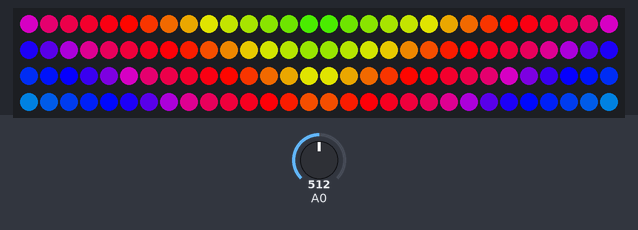
The sketch below on a simulated Arduino Uno, built with avr-gcc and run on an emulated ATmega328P. On the bench: 120 RGB LEDs in strip order, left to right, continuing on the next row. Inputs (shaded band) come from the test bench; at power-on: A0 = 512. Colours are those a GRB WS2812 strip shows for the declared byte order.

Above: at 1.2 s.
1.3 s: A0 set to 1023
At 2.01 s:
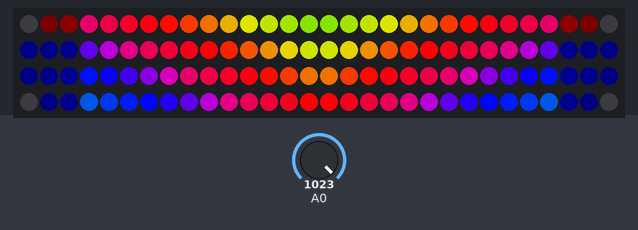
3.6 s: A0 set to 716
5.3 s: A0 set to 900
At 5.85 s:
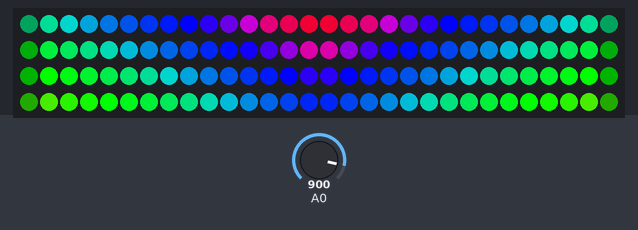
7.7 s: A0 set to 1023
At 8.15 s:
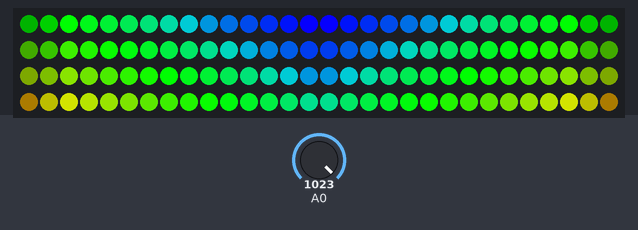
10.1 s: A0 set to 511
At 11.0 s:
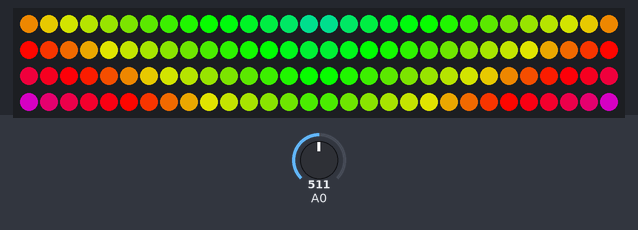
11.8 s: A0 set to 900
At 12.25 s:
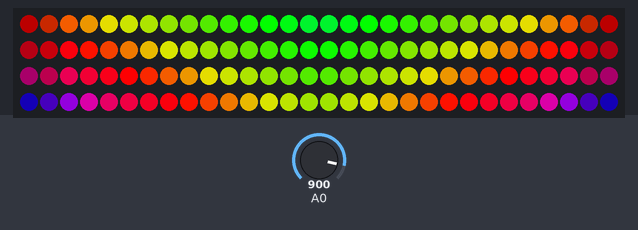

Measured:
- after the input at 10.1 s, the LEDs: first change after 0.06 s (image 4 shows a later state)

The sketch:

main.ino
```cpp
#include <Arduino.h>
#include <FastLED.h>

#define LED_PIN 12
#define NUM_LEDS 120
#define LEDS_PER_STRIP 30
#define FADE_AMOUNT 10

#define BASELINE 1500.0
#define ROLLING_WINDOW 500

double volAvg = 0;
double volRightAvg = 0;
double smoothVol = 0;
double smoothVolRight = 0;
float maxVol = 0;
float minVol = 4096;

float bias = 1447.0;
float maxPossibleVol = log(bias / 100.0);


float minAvgVol = log(bias) / 10.0;

unsigned long lastRead = 0;
unsigned int count = 0;

unsigned int sampleTime = 1;

CRGB leds[NUM_LEDS];

double approxRollingAverage (double avg, double newSample, int samples) {
    avg -= avg / samples;
    avg += newSample / samples;
    return avg;
}

float approxRollingMax (double currentMax, double avg, double newSample, int samples) {
    float decendedMax = lerp(currentMax, avg, 1.0/samples);
    return max(max(decendedMax, newSample), bias / 20);
}

float approxRollingMin (double currentMin, double avg, double newSample, int samples) {
    float ascendedMin = lerp(currentMin, avg, 1.0/samples);
    return min(ascendedMin, newSample);
}

double map(double x, double inMin, double inMax, double outMin, double outMax) {
    return (x - inMin) * (outMax - outMin) / (inMax - inMin) + outMin;
}

void setup() {
    FastLED.addLeds<WS2812B, LED_PIN>(leds, NUM_LEDS);
    Serial.begin(9600);
}

void allWhite() {
    for (int i = 0; i < NUM_LEDS; i++) {
        leds[i] = CRGB(255, 255, 255);
    }

}

void fadeLed(int index, double fade) {
    leds[index] = CRGB(
            leds[index].r / fade,
            leds[index].g / fade,
            leds[index].b / fade
        );
}

int getValue(int i) {
  return max(leds[i].r, max(leds[i].b, leds[i].g));
}

void clearLeds() {
    for (int i = 0; i < NUM_LEDS; i++) {
        leds[i] = CRGB(0, 0, 0);
    }
}

double lerp(double start, double end, double amt){
  return (1 - amt) * start + amt * end;
}

void setStripPulse(unsigned int stripIndex, unsigned int amount, int phaseShift) {
    int minLed = stripIndex * LEDS_PER_STRIP;

    for (int i = 0; i < LEDS_PER_STRIP / 2; i++) {
        if (i <= amount) {
          CHSV color = CHSV(i * 360/45 + millis() / 50 + phaseShift, 255, 255);
          leds[minLed + LEDS_PER_STRIP / 2 - 1 - i] = color;
          leds[minLed + LEDS_PER_STRIP / 2 + i] = color;
        }

        if (i > amount) {
          leds[minLed + LEDS_PER_STRIP / 2 - 1 - i].fadeToBlackBy(FADE_AMOUNT);
          leds[minLed + LEDS_PER_STRIP / 2 + i].fadeToBlackBy(FADE_AMOUNT);
        }
    }
}

float inputToVol(int input) {
  return log(input / 100.0 + 1);
}

float clamp(float input, float minValue, float maxValue) {
    return max(minValue, min(maxValue, input));
}

float mapVolToLeds(float vol, float relativeMin, float relativeMax) {

  float clampedVol = clamp(vol, relativeMin, relativeMax);

  return map(clampedVol, 0, relativeMax, 0, 15);
}

void loop() {
    unsigned long currentTime = millis();

    if (currentTime - lastRead > sampleTime) {
        lastRead = currentTime;


        int input = abs(analogRead(A0) - bias);

        smoothVol = approxRollingAverage(smoothVol, input, 10);

        volAvg = approxRollingAverage(volAvg, smoothVol, ROLLING_WINDOW);

        float logInput = inputToVol(smoothVol); // range 0 - 3.16
        float logAvg = max(inputToVol(volAvg), minAvgVol);


        minVol = approxRollingMin(minVol, volAvg, smoothVol, ROLLING_WINDOW);
        maxVol = approxRollingMax(maxVol, volAvg, smoothVol, ROLLING_WINDOW);

        float vol = mapVolToLeds(inputToVol(smoothVol), 0, maxPossibleVol);
        float relativeVol = mapVolToLeds(inputToVol(smoothVol), inputToVol(minVol), inputToVol(maxVol));


//        setStripPulse(0, mapVolToLeds(inputToVol(minVol), 0, maxPossibleVol));
//        setStripPulse(1, mapVolToLeds(inputToVol(maxVol), 0, maxPossibleVol));
//        setStripPulse(2, mapVolToLeds(inputToVol(smoothVol), 0, maxPossibleVol));
        setStripPulse(0, relativeVol, 0);
        setStripPulse(1, relativeVol, 20);
        setStripPulse(2, relativeVol, 40);
        setStripPulse(3, relativeVol, 60);


        FastLED.show();
    }

}
```
